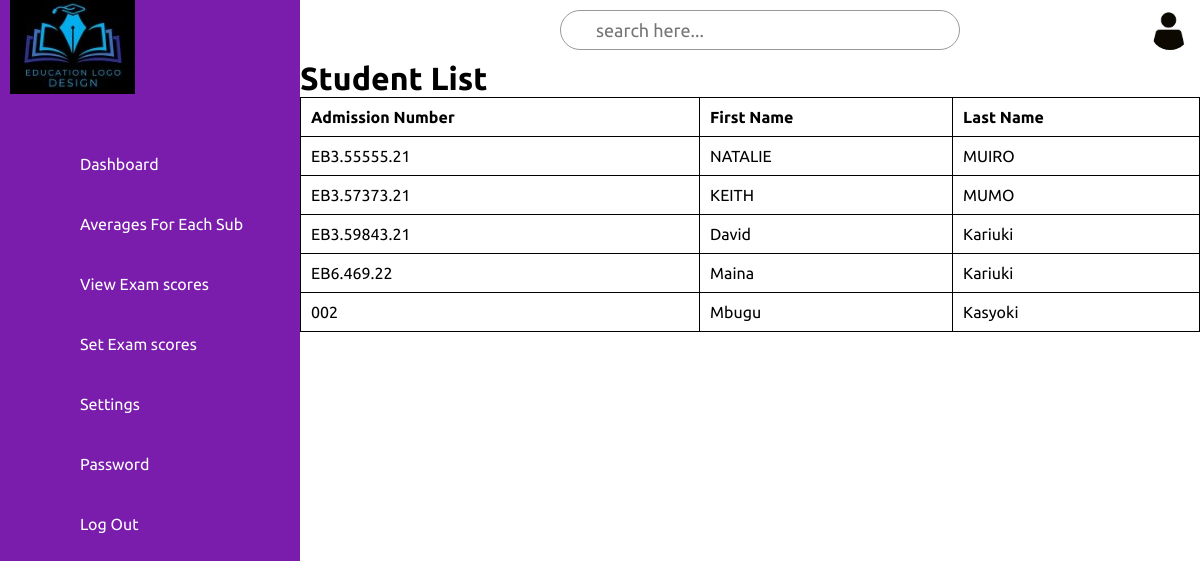
The page /view_students_marks on the database its author committed.
### tables this page shows
CREATE TABLE students(
             admission_no TEXT PRIMARY KEY,
             first_name TEXT,
             middle_name TEXT,
             last_name TEXT,
             gender TEXT,
             AGE INTEGER
             
        );

### app2.py (the view)
@app.route('/view_students_marks')
def view_students_marks():
    return render_template('view_students_marks.html', students=database.view_students())

### database.py (called while the page is built)
def view_students():
    conn = sqlite3.connect('student.db')
    cursor = conn.cursor()
    cursor.execute("SELECT admission_no, first_name, last_name FROM students")
    students = cursor.fetchall()
    processed_students = [
        (document_functions.replace_slash_with_dot(student[0]), student[1], student[2])
        for student in students
    ]
    conn.close()
    return processed_students

### document_functions.py (called while the page is built)
def replace_slash_with_dot(input_string):
    return input_string.replace('/', '.')

### templates/view_students_marks.html (shortened to what this page needs)
{% extends "admin_dashboard.html" %}
{% block content %}
    <h1>Student List</h1>
    <table>
        <thead>
            <tr>
                <th>Admission Number</th>
                <th>First Name</th>
                <th>Last Name</th>
            </tr>
        </thead>
        <tbody>
            {% for student in students %}
            <tr onclick="redirectToMarkEntry('{{ student[0] }}')">
                <td>{{ student[0] }}</td>
                <td>{{ student[1] }}</td>
                <td>{{ student[2] }}</td>
            </tr>
            {% endfor %}
        </tbody>
    </table>
{% endblock %}

### static/css/style1.css (style rules this page uses)
* { font-family: "Ubuntu", sans-serif; margin: 0; padding: 0; box-sizing: border-box; }
:root { --blue: #7A1CAC; --white: #fff; --gray:#f5f5f5; --black1:#222; --black2:#999; }
body { min-height: 100vh; overflow-x: hidden; }

### templates/view_students_marks.html (style rules this page uses)
table { width: 100%; border-collapse: collapse; }
table, th, td { border: 1px solid black; }
th, td { padding: 10px; text-align: left; }

### rows shown on the page
students: student "EB3.55555.21", first_name "NATALIE", last_name "MUIRO"
students: student "EB3.57373.21", first_name "KEITH", last_name "MUMO"
students: student "EB3.59843.21", first_name "David", last_name "Kariuki"
students: student "EB6.469.22", first_name "Maina", last_name "Kariuki"
students: admission_no "002", first_name "Mbugu", last_name "Kasyoki"
